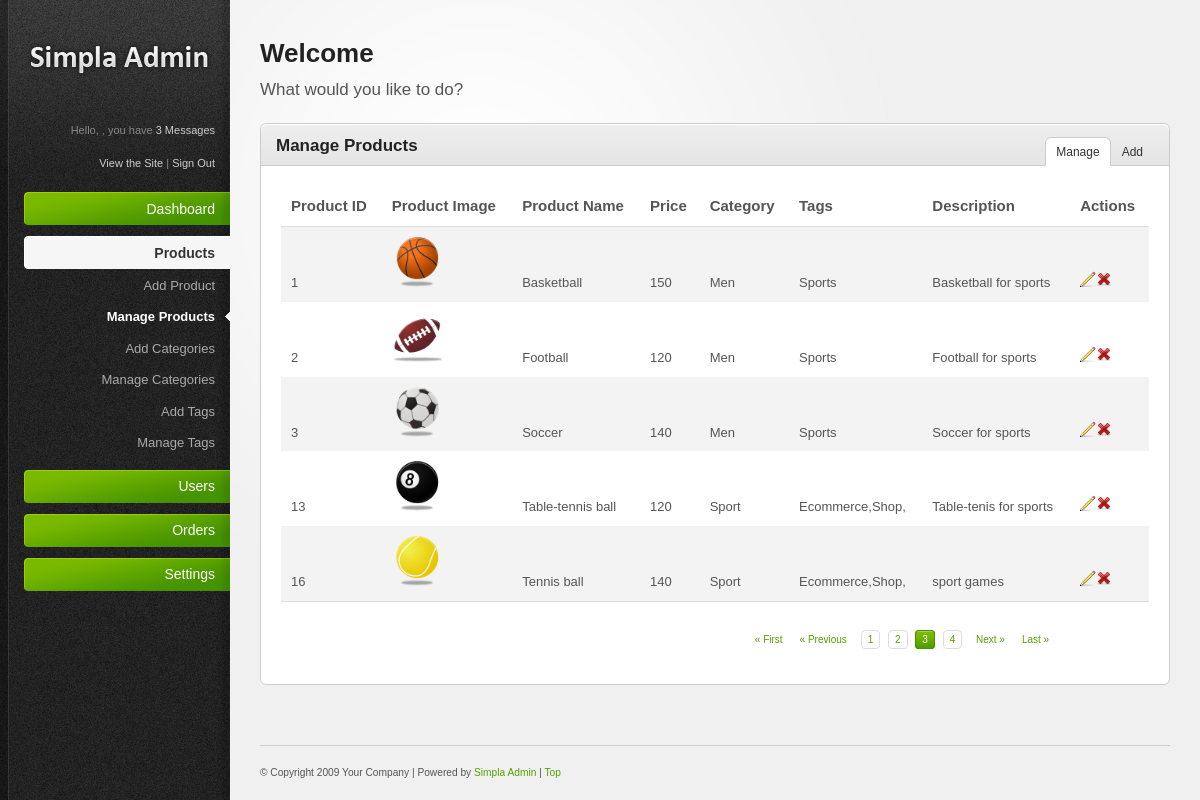
The page /manageproducts.php on the database its author committed.
### tables this page shows
CREATE TABLE `products` (
  `pid` int(11) NOT NULL,
  `pimage` varchar(400) NOT NULL,
  `pname` varchar(100) NOT NULL,
  `pprice` int(11) NOT NULL,
  `category` varchar(50) NOT NULL,
  `tag` varchar(50) NOT NULL,
  `description` varchar(200) NOT NULL
);

### manageproducts.php (the view, shortened to what this page needs)
<?php include 'header.php'; ?>
<?php include 'sidebar.php'; ?>
<?php include 'config.php'; ?>
    <div id="main-content">
        <h2><?php echo 'Welcome'.' '. $_SESSION['userdata']['uname']; ?></h2>
        <p id="page-intro">What would you like to do?</p>
        <div class="content-box">
            <div class="content-box-header">
                <h3>Manage Products</h3>
                <ul class="content-box-tabs">
                    <li><a href="#tab1" class="default-tab">Manage</a></li>
                    <li><a href="#tab2">Add</a></li>
                </ul>
            </div>
            <div class="content-box-content">
                <div class="tab-content default-tab" id="tab1">
                    <?php
                        $sql = "SELECT * FROM products";
                        $result = $conn->query($sql);
                    ?>
                    <table>
                        <thead>
                            <tr>
                               <th>Product ID</th>
                               <th>Product Image</th>
                               <th>Product Name</th>
                               <th>Price</th>
                               <th>Category</th>
                               <th>Tags</th>
                               <th>Description</th>
                               <th>Actions</th>
                            </tr>
                        </thead>
                        <tfoot>
                            <tr>
                                <td colspan="7">
                                    <div class="pagination">
                                        <a href="#" title="First Page">&laquo; First</a><a href="#" title="Previous Page">&laquo; Previous</a>
                                        <a href="#" class="number" title="1">1</a>
                                        <a href="#" class="number" title="2">2</a>
                                        <a href="#" class="number current" title="3">3</a>
                                        <a href="#" class="number" title="4">4</a>
                                        <a href="#" title="Next Page">Next &raquo;</a><a href="#" title="Last Page">Last &raquo;</a>
                                    </div>
                                </td>
                            </tr>
                        </tfoot>
                        <tbody>
                        <?php while ($row = $result->fetch_assoc()) {
                            echo '<tr>';
                                echo '<td>'.$row['pid'].'</td>';
                                echo '<td><img src="'.$row['pimage'].'" height="50px" width="50px" ></td>' ;
                                echo '<td>'.$row['pname'].'</td>';
                                echo '<td>'.$row['pprice'].'</td>' ;
                                echo '<td>'.$row['category'].'</td>';
                                echo '<td>'.$row['tag'].'</td>';
                                echo '<td>'.$row['description'].'</td>';
                                echo '<td>';
                                     echo "<a href='editproducts.php?edit=$row[pid]' title='Edit'><img src='resources/images/icons/pencil.png' alt='Edit' /></a>";
                                     echo "<a href='manageproducts.php?delete=$row[pid]' title='Delete'><img src='resources/images/icons/cross.png' alt='Delete' /></a>";
                                echo '</td>';
                            echo '</tr>';
                        }
                       ?>
                        </tbody>
                    </table>
                </div>
            </div>
        </div>
        <?php include 'footer.php'; ?>

### resources/css/style.css (style rules this page uses)
html { font-size: 100%; height: 100%; margin-bottom: 1px; }
body { font-family: Arial, Helvetica, sans-serif; color: #555; background: #f0f0f0 url('../images/bg-body.gif') top left repeat-y; font-size: 12px; }
h1, h2, h3, h4, h5, h6 { font-family: Helvetica, Arial, sans-serif; color: #222; font-weight: bold; }
h2 { font-size: 26px; padding: 0 0 10px 0; }
h3 { font-size: 17px; padding: 0 0 10px 0; }
a { color: #57a000; text-decoration: none; }
p { padding: 5px 0 10px 0; line-height: 1.6em; }
#main-content { margin: 0 30px 0 260px; padding: 40px 0 0 0; }
#page-intro { font-size: 17px; padding: 0 0 20px 0; }
#main-content ul, #main-content ol { padding: 10px 0; }
#main-content ul li { background: url('../images/icons/bullet_black.png') center left no-repeat; padding: 4px 0 4px 20px; }
.content-box { border: 1px solid #ccc; margin: 0 0 20px 0; background: #fff; }
.content-box-header { background: #e5e5e5 url('../images/bg-content-box.gif') top left repeat-x; margin-top: 1px; height: 40px; }
.content-box-header h3 { padding: 12px 15px 10px; float: left; }
ul.content-box-tabs { float: right; padding: 12px 15px 0 0 !important; margin: 0 !important; }
ul.content-box-tabs li { float: left; margin: 0; padding: 0 !important; background-image: none !important; }
ul.content-box-tabs li a { color: #333; padding: 8px 10px; display: block; margin: 1px; border-bottom: 0; }
ul.content-box-tabs li a.current { background: #fff; border: 1px solid #ccc; border-bottom: 0; margin: 0; }
.content-box-content { padding: 20px; font-size: 13px; border-top: 1px solid #ccc; }
#main-content table { width: 100%; border-collapse: collapse; }
#main-content table thead th { font-weight: bold; font-size: 15px; border-bottom: 1px solid #ddd; }
#main-content tbody { border-bottom: 1px solid #ddd; }
#main-content tbody tr { background: #fff; }
#main-content tbody tr.alt-row { background: #f3f3f3; }
#main-content table td, #main-content table th { padding: 10px; line-height: 1.3em; }
#main-content .pagination { text-align: right; padding: 20px 0 5px 0; font-family: Verdana, Arial, Helvetica, sans-serif; font-size: 10px; }
.pagination a { margin: 0 5px 0 0; padding: 3px 6px; }
.pagination a.number { border: 1px solid #ddd; }
.pagination a.current { background: #469400 url('../images/bg-button-green.gif') top left repeat-x !important; border-color: #459300 !important; color: #fff !important; }

### resources/css/invalid.css (style rules this page uses)
.button, #main-content table tfoot td .bulk-actions select, .pagination a.number, form input.text-input, form textarea, form .wysiwyg, form select, .dp-popup { -moz-border-radius: 4px; -webkit-border-radius: 4px; border-radius: 4px; }
.content-box, .content-box-header, ul.content-box-tabs li a.current, .shortcut-button, .notification { -moz-border-radius: 6px; -webkit-border-radius: 6px; border-radius: 6px; }
.content-box-header { -moz-border-radius-bottomleft: 0; -moz-border-radius-bottomright: 0; -webkit-border-bottom-left-radius: 0; -webkit-border-bottom-right-radius: 0; border-bottom-left-radius: 0; border-bottom-right-radius: 0; }
ul.content-box-tabs li a.current { -moz-border-radius-bottomleft: 0; -moz-border-radius-bottomright: 0; -webkit-border-bottom-left-radius: 0; -webkit-border-bottom-right-radius: 0; border-bottom-left-radius: 0; border-bottom-right-radius: 0; }

### rows shown on the page
products: pid "1", pimage (picture), pname "Basketball", pprice "150", category "Men", tag "Sports", description "Basketball for sports"
products: pid "2", pimage (picture), pname "Football", pprice "120", category "Men", tag "Sports", description "Football for sports"
products: pid "3", pimage (picture), pname "Soccer", pprice "140", category "Men", tag "Sports", description "Soccer for sports"
products: pid "13", pimage (picture), pname "Table-tennis ball", pprice "120", category "Sport", tag "Ecommerce,Shop,", description "Table-tenis for sports"
products: pid "16", pimage (picture), pname "Tennis ball", pprice "140", category "Sport", tag "Ecommerce,Shop,", description "sport games"
